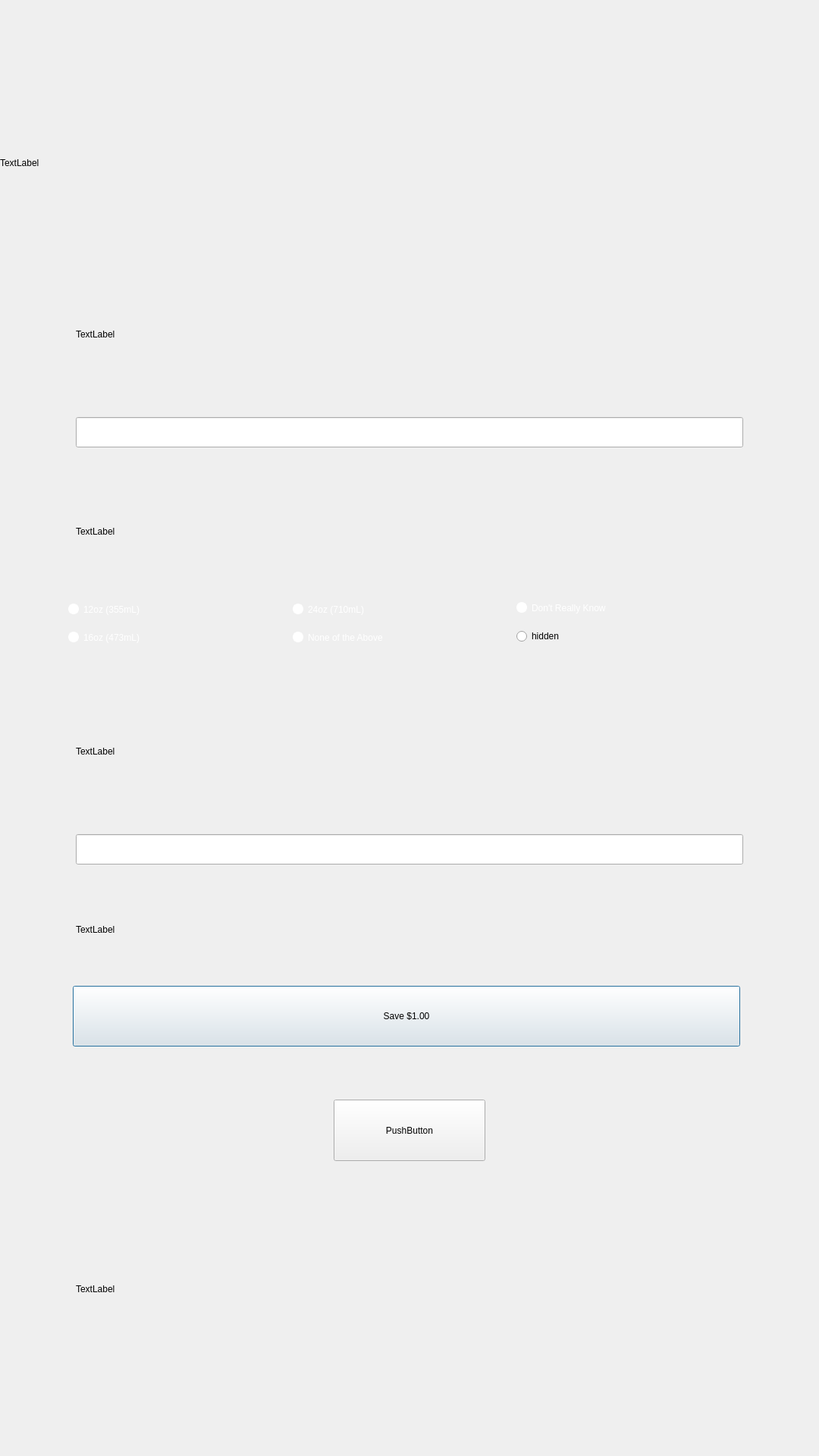
<?xml version="1.0" encoding="UTF-8"?>
<ui version="4.0">
 <class>survey</class>
 <widget class="QDialog" name="survey">
  <property name="geometry">
   <rect>
    <x>0</x>
    <y>0</y>
    <width>1080</width>
    <height>1920</height>
   </rect>
  </property>
  <property name="windowTitle">
   <string>Dialog</string>
  </property>
  <widget class="QLabel" name="surveyLabel">
   <property name="geometry">
    <rect>
     <x>0</x>
     <y>150</y>
     <width>1080</width>
     <height>130</height>
    </rect>
   </property>
   <property name="text">
    <string>TextLabel</string>
   </property>
  </widget>
  <widget class="QLabel" name="logoLabel">
   <property name="geometry">
    <rect>
     <x>100</x>
     <y>1600</y>
     <width>880</width>
     <height>200</height>
    </rect>
   </property>
   <property name="text">
    <string>TextLabel</string>
   </property>
  </widget>
  <widget class="QLineEdit" name="drinkEdit">
   <property name="geometry">
    <rect>
     <x>100</x>
     <y>550</y>
     <width>880</width>
     <height>40</height>
    </rect>
   </property>
  </widget>
  <widget class="QLabel" name="drinkLabel">
   <property name="geometry">
    <rect>
     <x>100</x>
     <y>350</y>
     <width>879</width>
     <height>181</height>
    </rect>
   </property>
   <property name="text">
    <string>TextLabel</string>
   </property>
  </widget>
  <widget class="QPushButton" name="saveButton">
   <property name="geometry">
    <rect>
     <x>96</x>
     <y>1300</y>
     <width>880</width>
     <height>80</height>
    </rect>
   </property>
   <property name="text">
    <string>Save $1.00</string>
   </property>
  </widget>
  <widget class="QLineEdit" name="emailEdit">
   <property name="geometry">
    <rect>
     <x>100</x>
     <y>1100</y>
     <width>880</width>
     <height>40</height>
    </rect>
   </property>
  </widget>
  <widget class="QLabel" name="emailLabel">
   <property name="geometry">
    <rect>
     <x>100</x>
     <y>900</y>
     <width>879</width>
     <height>181</height>
    </rect>
   </property>
   <property name="text">
    <string>TextLabel</string>
   </property>
  </widget>
  <widget class="QLabel" name="invalidLabel">
   <property name="geometry">
    <rect>
     <x>100</x>
     <y>1170</y>
     <width>879</width>
     <height>111</height>
    </rect>
   </property>
   <property name="text">
    <string>TextLabel</string>
   </property>
  </widget>
  <widget class="QPushButton" name="goBackButton">
   <property name="geometry">
    <rect>
     <x>440</x>
     <y>1450</y>
     <width>200</width>
     <height>81</height>
    </rect>
   </property>
   <property name="text">
    <string>PushButton</string>
   </property>
  </widget>
  <widget class="QLabel" name="bottleSizeLabel">
   <property name="geometry">
    <rect>
     <x>100</x>
     <y>610</y>
     <width>879</width>
     <height>181</height>
    </rect>
   </property>
   <property name="text">
    <string>TextLabel</string>
   </property>
  </widget>
  <widget class="QWidget" name="horizontalLayoutWidget">
   <property name="geometry">
    <rect>
     <x>90</x>
     <y>780</y>
     <width>881</width>
     <height>85</height>
    </rect>
   </property>
   <layout class="QHBoxLayout" name="horizontalLayout">
    <item>
     <layout class="QVBoxLayout" name="verticalLayout_3">
      <item>
       <widget class="QRadioButton" name="ozRB_12">
        <property name="styleSheet">
         <string notr="true">QRadioButton {
    background-color:       transparent;
    color:                  white;
	
}

QRadioButton::indicator {
    width:                  10px;
    height:                 10px;
    border-radius:          7px;
}

QRadioButton::indicator:checked {
    background-color:       black;
    border:                 2px solid white;
}

QRadioButton::indicator:unchecked {
    background-color:      white;
    border:                 2px solid white;
}</string>
        </property>
        <property name="text">
         <string>12oz (355mL)</string>
        </property>
       </widget>
      </item>
      <item>
       <widget class="QRadioButton" name="ozRB_16">
        <property name="styleSheet">
         <string notr="true">QRadioButton {
    background-color:       transparent;
    color:                  white;
}

QRadioButton::indicator {
    width:                  10px;
    height:                 10px;
    border-radius:          7px;
}

QRadioButton::indicator:checked {
    background-color:       black;
    border:                 2px solid white;
}

QRadioButton::indicator:unchecked {
    background-color:      white;
    border:                 2px solid white;
}</string>
        </property>
        <property name="text">
         <string>16oz (473mL)</string>
        </property>
       </widget>
      </item>
     </layout>
    </item>
    <item>
     <layout class="QVBoxLayout" name="verticalLayout">
      <item>
       <widget class="QRadioButton" name="ozRB_24">
        <property name="styleSheet">
         <string notr="true">QRadioButton {
    background-color:       transparent;
    color:                  white;
}

QRadioButton::indicator {
    width:                  10px;
    height:                 10px;
    border-radius:          7px;
}

QRadioButton::indicator:checked {
    background-color:       black;
    border:                 2px solid white;
}

QRadioButton::indicator:unchecked {
    background-color:      white;
    border:                 2px solid white;
}</string>
        </property>
        <property name="text">
         <string>24oz (710mL)</string>
        </property>
       </widget>
      </item>
      <item>
       <widget class="QRadioButton" name="ozRB_NA">
        <property name="styleSheet">
         <string notr="true">QRadioButton {
    background-color:       transparent;
    color:                  white;
}

QRadioButton::indicator {
    width:                  10px;
    height:                 10px;
    border-radius:          7px;
}

QRadioButton::indicator:checked {
    background-color:       black;
    border:                 2px solid white;
}

QRadioButton::indicator:unchecked {
    background-color:      white;
    border:                 2px solid white;
}</string>
        </property>
        <property name="text">
         <string>None of the Above</string>
        </property>
       </widget>
      </item>
     </layout>
    </item>
    <item>
     <layout class="QVBoxLayout" name="verticalLayout_2">
      <item>
       <widget class="QRadioButton" name="ozRB_DK">
        <property name="styleSheet">
         <string notr="true">QRadioButton {
    background-color:       transparent;
    color:                  white;
}

QRadioButton::indicator {
    width:                  10px;
    height:                 10px;
    border-radius:          7px;
}

QRadioButton::indicator:checked {
    background-color:       black;
    border:                 2px solid white;
}

QRadioButton::indicator:unchecked {
    background-color:      white;
    border:                 2px solid white;
}</string>
        </property>
        <property name="text">
         <string>Don't Really Know</string>
        </property>
       </widget>
      </item>
      <item>
       <widget class="QRadioButton" name="hiddenButton">
        <property name="text">
         <string>hidden</string>
        </property>
       </widget>
      </item>
     </layout>
    </item>
   </layout>
  </widget>
 </widget>
 <resources/>
 <connections/>
</ui>
